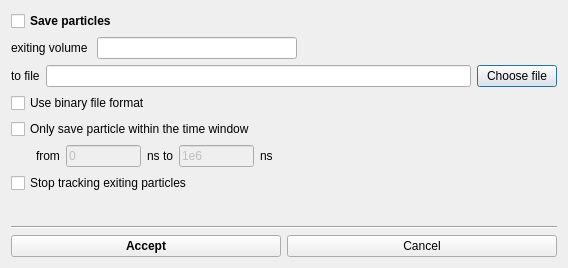
<?xml version="1.0" encoding="UTF-8"?>
<ui version="4.0">
 <class>ASaveParticlesToFileDialog</class>
 <widget class="QDialog" name="ASaveParticlesToFileDialog">
  <property name="geometry">
   <rect>
    <x>0</x>
    <y>0</y>
    <width>568</width>
    <height>268</height>
   </rect>
  </property>
  <property name="windowTitle">
   <string>Dialog</string>
  </property>
  <layout class="QVBoxLayout" name="verticalLayout">
   <item>
    <widget class="QCheckBox" name="cbSaveParticles">
     <property name="font">
      <font>
       <weight>75</weight>
       <bold>true</bold>
      </font>
     </property>
     <property name="toolTip">
      <string>Save and kill particles exiting this volume.
Respects the &quot;Binary output&quot; control</string>
     </property>
     <property name="text">
      <string>Save particles</string>
     </property>
    </widget>
   </item>
   <item>
    <layout class="QHBoxLayout" name="horizontalLayout_3">
     <item>
      <widget class="QLabel" name="label">
       <property name="text">
        <string>exiting volume </string>
       </property>
      </widget>
     </item>
     <item>
      <widget class="QLineEdit" name="leExitVolumeName">
       <property name="enabled">
        <bool>true</bool>
       </property>
       <property name="maximumSize">
        <size>
         <width>200</width>
         <height>16777215</height>
        </size>
       </property>
      </widget>
     </item>
     <item>
      <spacer name="horizontalSpacer_3">
       <property name="orientation">
        <enum>Qt::Horizontal</enum>
       </property>
       <property name="sizeHint" stdset="0">
        <size>
         <width>40</width>
         <height>20</height>
        </size>
       </property>
      </spacer>
     </item>
    </layout>
   </item>
   <item>
    <layout class="QHBoxLayout" name="horizontalLayout_2">
     <item>
      <widget class="QLabel" name="label_11">
       <property name="text">
        <string>to file</string>
       </property>
      </widget>
     </item>
     <item>
      <widget class="QLineEdit" name="leParticlesFileName">
       <property name="enabled">
        <bool>true</bool>
       </property>
      </widget>
     </item>
     <item>
      <widget class="QPushButton" name="pbChooseDir">
       <property name="text">
        <string>Choose file</string>
       </property>
      </widget>
     </item>
    </layout>
   </item>
   <item>
    <widget class="QCheckBox" name="cbBinary">
     <property name="text">
      <string>Use binary file format</string>
     </property>
    </widget>
   </item>
   <item>
    <widget class="QCheckBox" name="cbUseTimeWindow">
     <property name="enabled">
      <bool>true</bool>
     </property>
     <property name="text">
      <string>Only save particle within the time window</string>
     </property>
    </widget>
   </item>
   <item>
    <layout class="QHBoxLayout" name="horizontalLayout_8">
     <item>
      <spacer name="horizontalSpacer_2">
       <property name="orientation">
        <enum>Qt::Horizontal</enum>
       </property>
       <property name="sizeType">
        <enum>QSizePolicy::Fixed</enum>
       </property>
       <property name="sizeHint" stdset="0">
        <size>
         <width>25</width>
         <height>20</height>
        </size>
       </property>
      </spacer>
     </item>
     <item>
      <widget class="QLabel" name="label_2">
       <property name="text">
        <string>from</string>
       </property>
      </widget>
     </item>
     <item>
      <widget class="QLineEdit" name="ledTimeFrom">
       <property name="enabled">
        <bool>false</bool>
       </property>
       <property name="minimumSize">
        <size>
         <width>0</width>
         <height>0</height>
        </size>
       </property>
       <property name="maximumSize">
        <size>
         <width>75</width>
         <height>16777215</height>
        </size>
       </property>
       <property name="text">
        <string>0</string>
       </property>
      </widget>
     </item>
     <item>
      <widget class="QLabel" name="label_8">
       <property name="text">
        <string>ns to</string>
       </property>
      </widget>
     </item>
     <item>
      <widget class="QLineEdit" name="ledTimeTo">
       <property name="enabled">
        <bool>false</bool>
       </property>
       <property name="minimumSize">
        <size>
         <width>0</width>
         <height>0</height>
        </size>
       </property>
       <property name="maximumSize">
        <size>
         <width>75</width>
         <height>16777215</height>
        </size>
       </property>
       <property name="text">
        <string>1e6</string>
       </property>
      </widget>
     </item>
     <item>
      <widget class="QLabel" name="label_10">
       <property name="text">
        <string>ns</string>
       </property>
      </widget>
     </item>
     <item>
      <spacer name="horizontalSpacer">
       <property name="orientation">
        <enum>Qt::Horizontal</enum>
       </property>
       <property name="sizeType">
        <enum>QSizePolicy::Expanding</enum>
       </property>
       <property name="sizeHint" stdset="0">
        <size>
         <width>20</width>
         <height>20</height>
        </size>
       </property>
      </spacer>
     </item>
    </layout>
   </item>
   <item>
    <widget class="QCheckBox" name="cbStopTrackExiting">
     <property name="enabled">
      <bool>true</bool>
     </property>
     <property name="text">
      <string>Stop tracking exiting particles</string>
     </property>
    </widget>
   </item>
   <item>
    <spacer name="verticalSpacer">
     <property name="orientation">
      <enum>Qt::Vertical</enum>
     </property>
     <property name="sizeHint" stdset="0">
      <size>
       <width>20</width>
       <height>0</height>
      </size>
     </property>
    </spacer>
   </item>
   <item>
    <widget class="Line" name="line">
     <property name="orientation">
      <enum>Qt::Horizontal</enum>
     </property>
    </widget>
   </item>
   <item>
    <layout class="QHBoxLayout" name="horizontalLayout">
     <item>
      <widget class="QPushButton" name="pbAccept">
       <property name="font">
        <font>
         <weight>75</weight>
         <bold>true</bold>
        </font>
       </property>
       <property name="text">
        <string>Accept</string>
       </property>
      </widget>
     </item>
     <item>
      <widget class="QPushButton" name="pbCancel">
       <property name="text">
        <string>Cancel</string>
       </property>
      </widget>
     </item>
    </layout>
   </item>
  </layout>
 </widget>
 <resources/>
 <connections>
  <connection>
   <sender>cbUseTimeWindow</sender>
   <signal>toggled(bool)</signal>
   <receiver>ledTimeFrom</receiver>
   <slot>setEnabled(bool)</slot>
   <hints>
    <hint type="sourcelabel">
     <x>105</x>
     <y>141</y>
    </hint>
    <hint type="destinationlabel">
     <x>110</x>
     <y>174</y>
    </hint>
   </hints>
  </connection>
  <connection>
   <sender>cbUseTimeWindow</sender>
   <signal>toggled(bool)</signal>
   <receiver>ledTimeTo</receiver>
   <slot>setEnabled(bool)</slot>
   <hints>
    <hint type="sourcelabel">
     <x>227</x>
     <y>144</y>
    </hint>
    <hint type="destinationlabel">
     <x>232</x>
     <y>174</y>
    </hint>
   </hints>
  </connection>
 </connections>
</ui>
